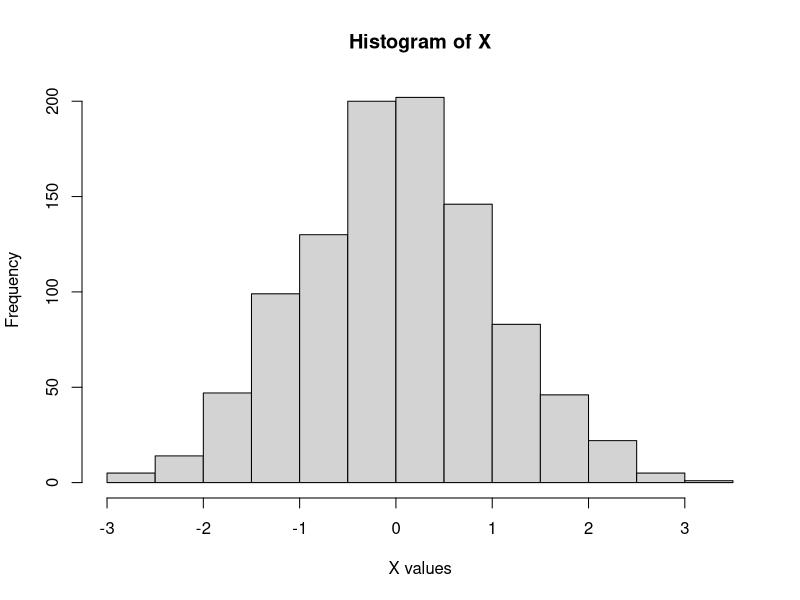
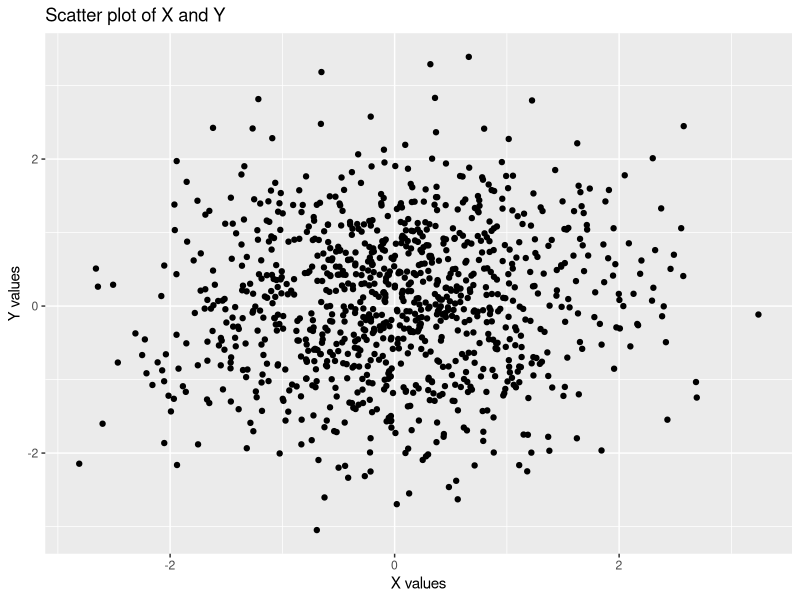
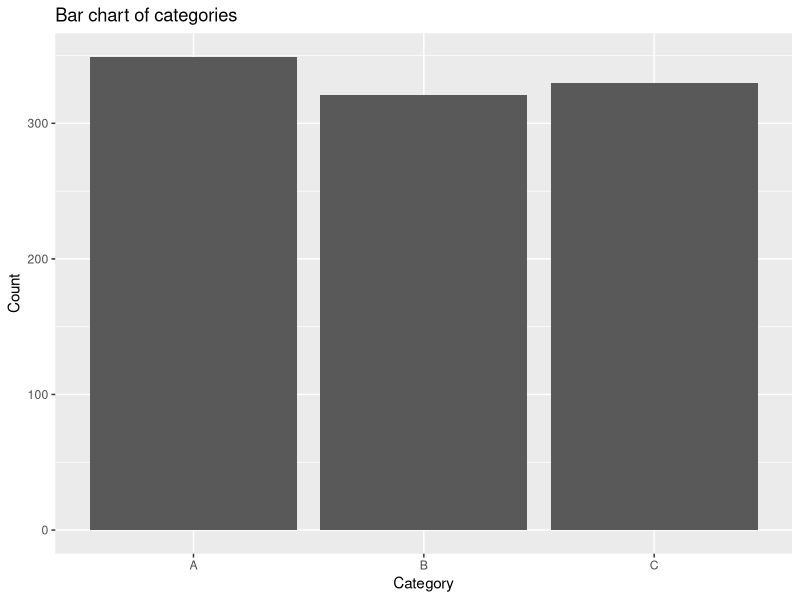

These charts were generated, in order, by the following R code:
# Load the ggplot2 library
library(ggplot2)

# Generate some sample data
set.seed(123)
x <- rnorm(1000, mean = 0, sd = 1)
y <- rnorm(1000, mean = 0, sd = 1)

# Histogram using base graphics
hist(x, main = "Histogram of X", xlab = "X values", ylab = "Frequency")

# Scatter plot using ggplot2
data <- data.frame(x = x, y = y)
ggplot(data, aes(x = x, y = y)) +
  geom_point() +
  labs(title = "Scatter plot of X and Y", x = "X values", y = "Y values")

# Bar chart using ggplot2
set.seed(456)
data2 <- data.frame(category = sample(c("A", "B", "C"), 1000, replace = TRUE))
ggplot(data2, aes(x = category)) +
  geom_bar() +
  labs(title = "Bar chart of categories", x = "Category", y = "Count")
